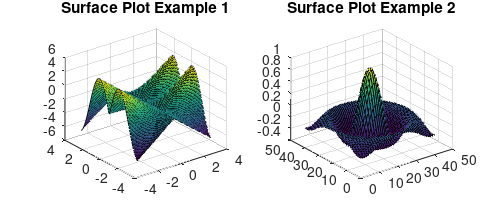
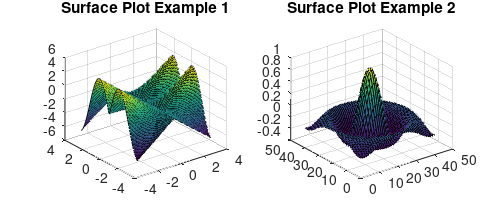

Write the MATLAB code that produced these figures, in order.
%This script draws 3d surface diagram.

clear all;
close all;
clc;
x = linspace(-3.2,3.2,100); % 1-by-100
y = linspace(3.2,-3.2,100); % 1-by-100
z1 = sin (sqrt (x.^2 + y.^2))' * (sqrt (x.^2 + y.^2)); % 100-by-100
z2 = sombrero();
disppos = [10 40 600 200]; %display position on screen[left, bottom, width, height]
fig = figure('Position', disppos);
subplot(1, 2, 1);
surf(x,y,z1);
title("Surface Plot Example 1");
subplot(1, 2, 2);
surf(z2);
title("Surface Plot Example 2");
set(fig, 'paperunits', 'inches', 'paperPosition', [0, 0, 5, 2])
saveas(fig, 'surfplot.png');
savefig (fig, 'surfplot.fig', "compact");